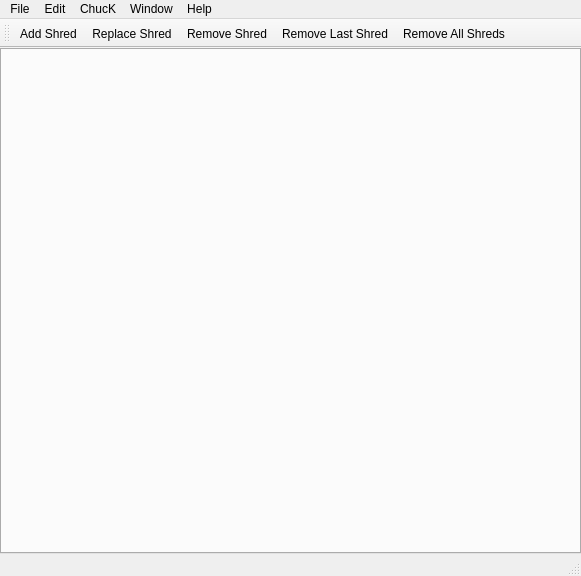
<?xml version="1.0" encoding="UTF-8"?>
<ui version="4.0">
 <class>mAMainWindow</class>
 <widget class="QMainWindow" name="mAMainWindow">
  <property name="geometry">
   <rect>
    <x>0</x>
    <y>0</y>
    <width>581</width>
    <height>576</height>
   </rect>
  </property>
  <property name="minimumSize">
   <size>
    <width>300</width>
    <height>300</height>
   </size>
  </property>
  <property name="windowTitle">
   <string>miniAudicle</string>
  </property>
  <property name="windowIcon">
   <iconset resource="miniAudicle.qrc">
    <normaloff>:/icon/miniAudicle.png</normaloff>:/icon/miniAudicle.png</iconset>
  </property>
  <widget class="QWidget" name="centralWidget">
   <layout class="QVBoxLayout" name="verticalLayout_2">
    <property name="margin">
     <number>0</number>
    </property>
    <item>
     <widget class="QTabWidget" name="tabWidget">
      <property name="tabsClosable">
       <bool>true</bool>
      </property>
      <property name="movable">
       <bool>true</bool>
      </property>
     </widget>
    </item>
   </layout>
  </widget>
  <widget class="QMenuBar" name="menuBar">
   <property name="geometry">
    <rect>
     <x>0</x>
     <y>0</y>
     <width>581</width>
     <height>22</height>
    </rect>
   </property>
   <widget class="QMenu" name="menuFile">
    <property name="title">
     <string>File</string>
    </property>
    <widget class="QMenu" name="menuRecent_Files">
     <property name="title">
      <string>Recent Files</string>
     </property>
    </widget>
    <addaction name="actionNew"/>
    <addaction name="actionOpen"/>
    <addaction name="actionClose"/>
    <addaction name="separator"/>
    <addaction name="actionSave"/>
    <addaction name="actionSave_As"/>
    <addaction name="separator"/>
    <addaction name="menuRecent_Files"/>
    <addaction name="separator"/>
    <addaction name="actionExit"/>
   </widget>
   <widget class="QMenu" name="menuEdit">
    <property name="title">
     <string>Edit</string>
    </property>
    <addaction name="actionUndo"/>
    <addaction name="actionRedo"/>
    <addaction name="separator"/>
    <addaction name="actionCut"/>
    <addaction name="actionCopy"/>
    <addaction name="actionPaste"/>
    <addaction name="separator"/>
    <addaction name="actionSelect_All"/>
    <addaction name="separator"/>
    <addaction name="actionPreferences"/>
   </widget>
   <widget class="QMenu" name="menuChucK">
    <property name="title">
     <string>ChucK</string>
    </property>
    <widget class="QMenu" name="menuLog_Level">
     <property name="title">
      <string>Log Level</string>
     </property>
     <addaction name="actionNone"/>
     <addaction name="actionCore"/>
     <addaction name="actionSystem"/>
     <addaction name="actionSevere"/>
     <addaction name="actionWarning"/>
     <addaction name="actionInfo"/>
     <addaction name="actionConfig"/>
     <addaction name="actionFine"/>
     <addaction name="actionFiner"/>
     <addaction name="actionFinest"/>
     <addaction name="actionCrazy"/>
    </widget>
    <addaction name="actionAdd_Shred"/>
    <addaction name="actionReplace_Shred"/>
    <addaction name="actionRemove_Shred"/>
    <addaction name="separator"/>
    <addaction name="actionAdd_All_Open_Documents"/>
    <addaction name="actionReplace_All_Open_Documents"/>
    <addaction name="actionRemove_All_Open_Documents"/>
    <addaction name="separator"/>
    <addaction name="actionRemove_Last_Shred"/>
    <addaction name="actionRemove_All_Shreds"/>
    <addaction name="separator"/>
    <addaction name="actionAbort_Currently_Running_Shred"/>
    <addaction name="separator"/>
    <addaction name="actionStart_Virtual_Machine"/>
    <addaction name="menuLog_Level"/>
   </widget>
   <widget class="QMenu" name="menuWindow">
    <property name="title">
     <string>Window</string>
    </property>
    <addaction name="actionConsole_Monitor"/>
    <addaction name="actionVirtual_Machine_Monitor"/>
    <addaction name="separator"/>
   </widget>
   <widget class="QMenu" name="menuHelp">
    <property name="title">
     <string>Help</string>
    </property>
    <addaction name="actionMiniAudicle_website"/>
    <addaction name="actionChucK_website"/>
    <addaction name="separator"/>
    <addaction name="actionAbout_miniAudicle"/>
   </widget>
   <addaction name="menuFile"/>
   <addaction name="menuEdit"/>
   <addaction name="menuChucK"/>
   <addaction name="menuWindow"/>
   <addaction name="menuHelp"/>
  </widget>
  <widget class="QToolBar" name="mainToolBar">
   <property name="toolButtonStyle">
    <enum>Qt::ToolButtonTextUnderIcon</enum>
   </property>
   <attribute name="toolBarArea">
    <enum>TopToolBarArea</enum>
   </attribute>
   <attribute name="toolBarBreak">
    <bool>false</bool>
   </attribute>
   <addaction name="actionAdd_Shred"/>
   <addaction name="actionReplace_Shred"/>
   <addaction name="actionRemove_Shred"/>
   <addaction name="actionRemove_Last_Shred"/>
   <addaction name="actionRemove_All_Shreds"/>
  </widget>
  <widget class="QStatusBar" name="statusBar"/>
  <action name="actionNew">
   <property name="text">
    <string>New</string>
   </property>
   <property name="shortcut">
    <string>Ctrl+N</string>
   </property>
  </action>
  <action name="actionExit">
   <property name="text">
    <string>Quit</string>
   </property>
   <property name="shortcut">
    <string>Ctrl+Q</string>
   </property>
  </action>
  <action name="actionOpen">
   <property name="text">
    <string>Open...</string>
   </property>
   <property name="toolTip">
    <string>Open...</string>
   </property>
   <property name="shortcut">
    <string>Ctrl+O</string>
   </property>
  </action>
  <action name="actionClose">
   <property name="text">
    <string>Close</string>
   </property>
   <property name="shortcut">
    <string>Ctrl+W</string>
   </property>
  </action>
  <action name="actionSave">
   <property name="text">
    <string>Save</string>
   </property>
   <property name="shortcut">
    <string>Ctrl+S</string>
   </property>
  </action>
  <action name="actionSave_As">
   <property name="text">
    <string>Save As...</string>
   </property>
   <property name="toolTip">
    <string>Save As...</string>
   </property>
   <property name="shortcut">
    <string>Ctrl+Shift+S</string>
   </property>
  </action>
  <action name="actionCut">
   <property name="text">
    <string>Cut</string>
   </property>
   <property name="shortcut">
    <string>Ctrl+X</string>
   </property>
  </action>
  <action name="actionCopy">
   <property name="text">
    <string>Copy</string>
   </property>
   <property name="shortcut">
    <string>Ctrl+C</string>
   </property>
  </action>
  <action name="actionUndo">
   <property name="text">
    <string>Undo</string>
   </property>
   <property name="shortcut">
    <string>Ctrl+Z</string>
   </property>
  </action>
  <action name="actionRedo">
   <property name="text">
    <string>Redo</string>
   </property>
   <property name="shortcut">
    <string>Ctrl+Shift+Z</string>
   </property>
  </action>
  <action name="actionPaste">
   <property name="text">
    <string>Paste</string>
   </property>
   <property name="shortcut">
    <string>Ctrl+V</string>
   </property>
  </action>
  <action name="actionSelect_All">
   <property name="text">
    <string>Select All</string>
   </property>
   <property name="shortcut">
    <string>Ctrl+A</string>
   </property>
  </action>
  <action name="actionPreferences">
   <property name="text">
    <string>Preferences...</string>
   </property>
   <property name="toolTip">
    <string>Preferences...</string>
   </property>
   <property name="shortcut">
    <string>Alt+,</string>
   </property>
  </action>
  <action name="actionAdd_Shred">
   <property name="icon">
    <iconset>
     <normalon>:/icon/add.png</normalon>
    </iconset>
   </property>
   <property name="text">
    <string>Add Shred</string>
   </property>
   <property name="shortcut">
    <string>Alt++</string>
   </property>
  </action>
  <action name="actionReplace_Shred">
   <property name="icon">
    <iconset resource="miniAudicle.qrc">
     <normaloff>:/icon/replace.png</normaloff>:/icon/replace.png</iconset>
   </property>
   <property name="text">
    <string>Replace Shred</string>
   </property>
   <property name="shortcut">
    <string>Alt+=</string>
   </property>
  </action>
  <action name="actionRemove_Shred">
   <property name="icon">
    <iconset resource="miniAudicle.qrc">
     <normaloff>:/icon/remove.png</normaloff>:/icon/remove.png</iconset>
   </property>
   <property name="text">
    <string>Remove Shred</string>
   </property>
   <property name="shortcut">
    <string>Alt+-</string>
   </property>
  </action>
  <action name="actionAdd_All_Open_Documents">
   <property name="text">
    <string>Add All Open Documents</string>
   </property>
   <property name="shortcut">
    <string>Ctrl+Alt+Shift+=</string>
   </property>
  </action>
  <action name="actionReplace_All_Open_Documents">
   <property name="text">
    <string>Replace All Open Documents</string>
   </property>
   <property name="shortcut">
    <string>Ctrl+Alt+=</string>
   </property>
  </action>
  <action name="actionRemove_All_Open_Documents">
   <property name="text">
    <string>Remove All Open Documents</string>
   </property>
   <property name="shortcut">
    <string>Ctrl+Alt+-</string>
   </property>
  </action>
  <action name="actionRemove_All_Shreds">
   <property name="icon">
    <iconset resource="miniAudicle.qrc">
     <normaloff>:/icon/removeall.png</normaloff>:/icon/removeall.png</iconset>
   </property>
   <property name="text">
    <string>Remove All Shreds</string>
   </property>
   <property name="shortcut">
    <string>Alt+Del</string>
   </property>
  </action>
  <action name="actionRemove_Last_Shred">
   <property name="icon">
    <iconset resource="miniAudicle.qrc">
     <normaloff>:/icon/removelast.png</normaloff>:/icon/removelast.png</iconset>
   </property>
   <property name="text">
    <string>Remove Last Shred</string>
   </property>
  </action>
  <action name="actionStart_Virtual_Machine">
   <property name="text">
    <string>Start Virtual Machine</string>
   </property>
   <property name="shortcut">
    <string>Alt+.</string>
   </property>
  </action>
  <action name="actionAbort_Currently_Running_Shred">
   <property name="text">
    <string>Abort Currently Running Shred</string>
   </property>
   <property name="shortcut">
    <string>Alt+K</string>
   </property>
  </action>
  <action name="actionVirtual_Machine_Monitor">
   <property name="text">
    <string>Virtual Machine Monitor</string>
   </property>
   <property name="shortcut">
    <string>Ctrl+1</string>
   </property>
  </action>
  <action name="actionConsole_Monitor">
   <property name="text">
    <string>Console Monitor</string>
   </property>
   <property name="shortcut">
    <string>Ctrl+0</string>
   </property>
  </action>
  <action name="actionMiniAudicle_website">
   <property name="text">
    <string>miniAudicle website...</string>
   </property>
   <property name="toolTip">
    <string>miniAudicle website...</string>
   </property>
  </action>
  <action name="actionChucK_website">
   <property name="text">
    <string>ChucK website...</string>
   </property>
   <property name="toolTip">
    <string>ChucK website...</string>
   </property>
  </action>
  <action name="actionAbout_miniAudicle">
   <property name="text">
    <string>About miniAudicle</string>
   </property>
  </action>
  <action name="actionNone">
   <property name="checkable">
    <bool>true</bool>
   </property>
   <property name="text">
    <string>None</string>
   </property>
  </action>
  <action name="actionCore">
   <property name="checkable">
    <bool>true</bool>
   </property>
   <property name="text">
    <string>Core</string>
   </property>
  </action>
  <action name="actionSystem">
   <property name="checkable">
    <bool>true</bool>
   </property>
   <property name="text">
    <string>System</string>
   </property>
  </action>
  <action name="actionSevere">
   <property name="checkable">
    <bool>true</bool>
   </property>
   <property name="text">
    <string>Severe</string>
   </property>
  </action>
  <action name="actionWarning">
   <property name="checkable">
    <bool>true</bool>
   </property>
   <property name="text">
    <string>Warning</string>
   </property>
  </action>
  <action name="actionInfo">
   <property name="checkable">
    <bool>true</bool>
   </property>
   <property name="text">
    <string>Info</string>
   </property>
  </action>
  <action name="actionConfig">
   <property name="checkable">
    <bool>true</bool>
   </property>
   <property name="text">
    <string>Config</string>
   </property>
  </action>
  <action name="actionFine">
   <property name="checkable">
    <bool>true</bool>
   </property>
   <property name="text">
    <string>Fine</string>
   </property>
  </action>
  <action name="actionFiner">
   <property name="checkable">
    <bool>true</bool>
   </property>
   <property name="text">
    <string>Finer</string>
   </property>
  </action>
  <action name="actionFinest">
   <property name="checkable">
    <bool>true</bool>
   </property>
   <property name="text">
    <string>Finest</string>
   </property>
  </action>
  <action name="actionCrazy">
   <property name="checkable">
    <bool>true</bool>
   </property>
   <property name="text">
    <string>Crazy</string>
   </property>
  </action>
  <action name="actionRecent">
   <property name="text">
    <string>Recent</string>
   </property>
  </action>
 </widget>
 <layoutdefault spacing="6" margin="11"/>
 <resources>
  <include location="miniAudicle.qrc"/>
 </resources>
 <connections>
  <connection>
   <sender>actionExit</sender>
   <signal>triggered()</signal>
   <receiver>mAMainWindow</receiver>
   <slot>exit()</slot>
   <hints>
    <hint type="sourcelabel">
     <x>-1</x>
     <y>-1</y>
    </hint>
    <hint type="destinationlabel">
     <x>305</x>
     <y>327</y>
    </hint>
   </hints>
  </connection>
  <connection>
   <sender>actionNew</sender>
   <signal>triggered()</signal>
   <receiver>mAMainWindow</receiver>
   <slot>newFile()</slot>
   <hints>
    <hint type="sourcelabel">
     <x>-1</x>
     <y>-1</y>
    </hint>
    <hint type="destinationlabel">
     <x>305</x>
     <y>327</y>
    </hint>
   </hints>
  </connection>
  <connection>
   <sender>actionOpen</sender>
   <signal>triggered()</signal>
   <receiver>mAMainWindow</receiver>
   <slot>openFile()</slot>
   <hints>
    <hint type="sourcelabel">
     <x>-1</x>
     <y>-1</y>
    </hint>
    <hint type="destinationlabel">
     <x>305</x>
     <y>327</y>
    </hint>
   </hints>
  </connection>
  <connection>
   <sender>actionClose</sender>
   <signal>triggered()</signal>
   <receiver>mAMainWindow</receiver>
   <slot>closeFile()</slot>
   <hints>
    <hint type="sourcelabel">
     <x>-1</x>
     <y>-1</y>
    </hint>
    <hint type="destinationlabel">
     <x>305</x>
     <y>327</y>
    </hint>
   </hints>
  </connection>
  <connection>
   <sender>tabWidget</sender>
   <signal>tabCloseRequested(int)</signal>
   <receiver>mAMainWindow</receiver>
   <slot>closeFile(int)</slot>
   <hints>
    <hint type="sourcelabel">
     <x>304</x>
     <y>383</y>
    </hint>
    <hint type="destinationlabel">
     <x>304</x>
     <y>352</y>
    </hint>
   </hints>
  </connection>
  <connection>
   <sender>actionSave</sender>
   <signal>triggered()</signal>
   <receiver>mAMainWindow</receiver>
   <slot>saveFile()</slot>
   <hints>
    <hint type="sourcelabel">
     <x>-1</x>
     <y>-1</y>
    </hint>
    <hint type="destinationlabel">
     <x>304</x>
     <y>352</y>
    </hint>
   </hints>
  </connection>
  <connection>
   <sender>actionStart_Virtual_Machine</sender>
   <signal>triggered()</signal>
   <receiver>mAMainWindow</receiver>
   <slot>toggleVM()</slot>
   <hints>
    <hint type="sourcelabel">
     <x>-1</x>
     <y>-1</y>
    </hint>
    <hint type="destinationlabel">
     <x>304</x>
     <y>352</y>
    </hint>
   </hints>
  </connection>
  <connection>
   <sender>actionAdd_Shred</sender>
   <signal>triggered()</signal>
   <receiver>mAMainWindow</receiver>
   <slot>addCurrentDocument()</slot>
   <hints>
    <hint type="sourcelabel">
     <x>-1</x>
     <y>-1</y>
    </hint>
    <hint type="destinationlabel">
     <x>304</x>
     <y>352</y>
    </hint>
   </hints>
  </connection>
  <connection>
   <sender>actionRemove_Shred</sender>
   <signal>triggered()</signal>
   <receiver>mAMainWindow</receiver>
   <slot>removeCurrentDocument()</slot>
   <hints>
    <hint type="sourcelabel">
     <x>-1</x>
     <y>-1</y>
    </hint>
    <hint type="destinationlabel">
     <x>304</x>
     <y>352</y>
    </hint>
   </hints>
  </connection>
  <connection>
   <sender>actionReplace_Shred</sender>
   <signal>triggered()</signal>
   <receiver>mAMainWindow</receiver>
   <slot>replaceCurrentDocument()</slot>
   <hints>
    <hint type="sourcelabel">
     <x>-1</x>
     <y>-1</y>
    </hint>
    <hint type="destinationlabel">
     <x>304</x>
     <y>352</y>
    </hint>
   </hints>
  </connection>
  <connection>
   <sender>actionRemove_Last_Shred</sender>
   <signal>triggered()</signal>
   <receiver>mAMainWindow</receiver>
   <slot>removeLastShred()</slot>
   <hints>
    <hint type="sourcelabel">
     <x>-1</x>
     <y>-1</y>
    </hint>
    <hint type="destinationlabel">
     <x>290</x>
     <y>287</y>
    </hint>
   </hints>
  </connection>
  <connection>
   <sender>actionRemove_All_Shreds</sender>
   <signal>triggered()</signal>
   <receiver>mAMainWindow</receiver>
   <slot>removeAllShreds()</slot>
   <hints>
    <hint type="sourcelabel">
     <x>-1</x>
     <y>-1</y>
    </hint>
    <hint type="destinationlabel">
     <x>290</x>
     <y>287</y>
    </hint>
   </hints>
  </connection>
  <connection>
   <sender>actionAbout_miniAudicle</sender>
   <signal>triggered()</signal>
   <receiver>mAMainWindow</receiver>
   <slot>about()</slot>
   <hints>
    <hint type="sourcelabel">
     <x>-1</x>
     <y>-1</y>
    </hint>
    <hint type="destinationlabel">
     <x>290</x>
     <y>287</y>
    </hint>
   </hints>
  </connection>
 </connections>
 <slots>
  <slot>exit()</slot>
  <slot>openFile()</slot>
  <slot>newFile()</slot>
  <slot>closeFile()</slot>
  <slot>closeFile(int)</slot>
  <slot>saveFile()</slot>
  <slot>toggleVM()</slot>
  <slot>addCurrentDocument()</slot>
  <slot>replaceCurrentDocument()</slot>
  <slot>removeCurrentDocument()</slot>
  <slot>removeLastShred()</slot>
  <slot>removeAllShreds()</slot>
  <slot>about()</slot>
 </slots>
</ui>
